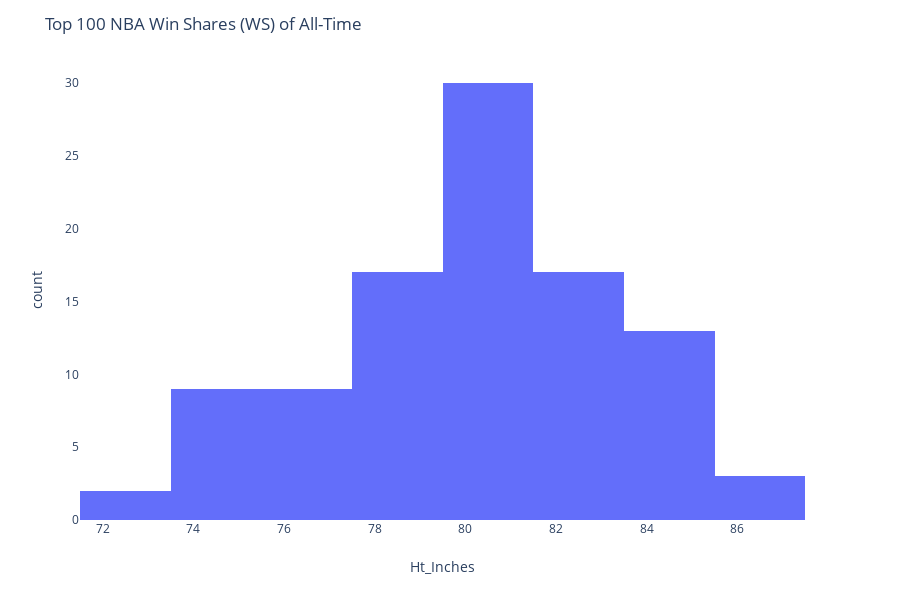

Notebook source saved alongside this figure:
### Markdown cell above
### Distribution of top 100 WS players by height

### Code cell
top_100_ws = df_rs_adv_finalists[df_rs_adv_finalists.Season >= 1953].sort_values(by='WS', ascending=False).head(100)
x = top_100_ws
x

fig = px.histogram(x, x="Ht_Inches")
fig.update_layout(title='Top 100 NBA Win Shares (WS) of All-Time',
                  paper_bgcolor='rgb(255, 255, 255)',
                  plot_bgcolor='rgb(255, 255, 255)')
fig.show()
#py.plot(fig, filename = 'nba_top100_ws_histo', auto_open=True)

### Figure 1 — Plotly figure (JSON) as saved in the notebook; plotly's stock layout.template omitted (floating-point values rounded to 4 significant figures)
{"data": [{"alignmentgroup": "True", "bingroup": "x", "hoverlabel": {"namelength": 0}, "hovertemplate": "Ht_Inches=%{x}<br>count=%{y}", "legendgroup": "", "marker": {"color": "#636efa"}, "name": "", "offsetgroup": "", "orientation": "v", "showlegend": false, "type": "histogram", "x": [85, 86, 85, 78, 78, 80, 85, 86, 78, 85, 75, 78, 84, 82, 78, 74, 82, 74, 81, 83, 81, 81, 80, 81, 78, 85, 81, 75, 81, 80, 82, 81, 74, 81, 82, 76, 81, 85, 80, 86, 82, 85, 81, 82, 80, 76, 77, 79, 76, 78, 84, 82, 85, 80, 84, 80, 82, 78, 83, 80, 82, 80, 81, 73, 82, 74, 79, 81, 85, 80, 84, 82, 83, 76, 81, 82, 74, 80, 83, 79, 76, 76, 80, 78, 78, 79, 81, 82, 75, 81, 81, 79, 77, 79, 80, 73, 81, 76, 75, 79], "xaxis": "x", "yaxis": "y"}], "layout": {"barmode": "relative", "height": 600, "legend": {"tracegroupgap": 0}, "margin": {"t": 60}, "paper_bgcolor": "rgb(255, 255, 255)", "plot_bgcolor": "rgb(255, 255, 255)", "title": {"text": "Top 100 NBA Win Shares (WS) of All-Time"}, "xaxis": {"anchor": "y", "domain": [0, 0.98], "title": {"text": "Ht_Inches"}}, "yaxis": {"anchor": "x", "domain": [0, 1], "title": {"text": "count"}}}}
